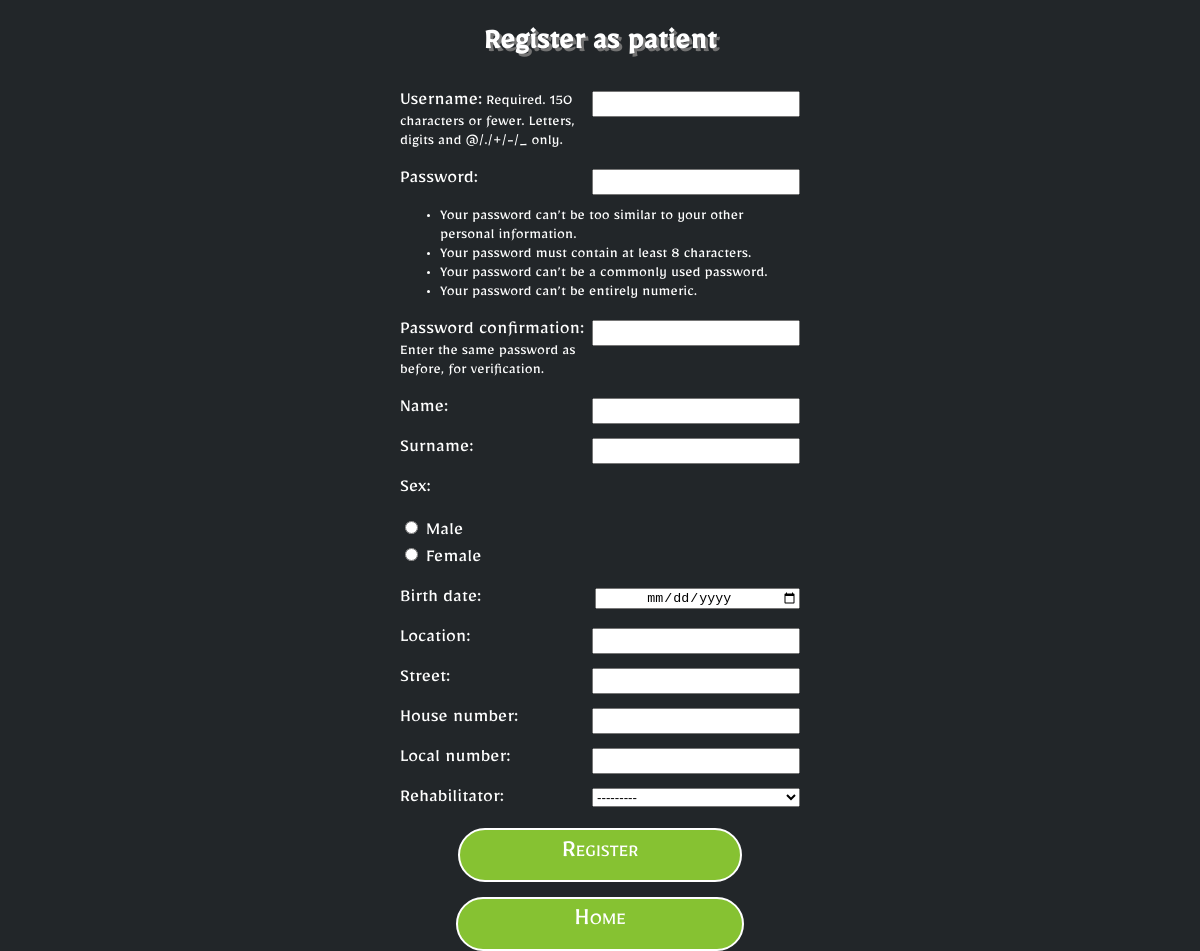
Page /rehab/register_patient/ on the earlier database version.
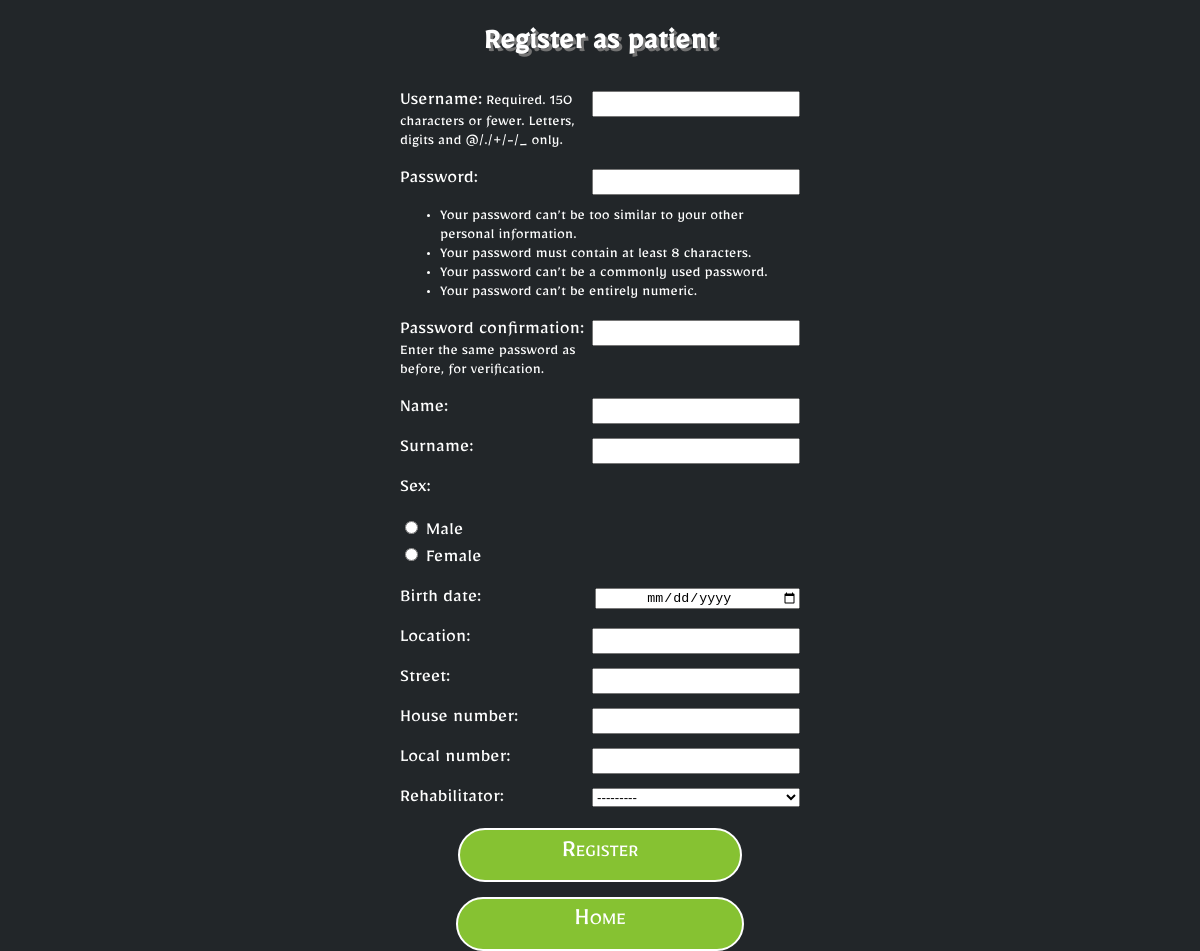
Same page on the later database version.
### rehab/models.py (models this page shows)
class Rehabilitator(models.Model):
    user = models.OneToOneField(User, on_delete=models.CASCADE)
    name = models.CharField(max_length=30)
    surname = models.CharField(max_length=30)
    expertise = models.CharField(max_length=30)
    sex = models.CharField(max_length=1, choices=(('M', 'Male'), ('F', 'Female')))
    location = models.CharField(max_length=30)
    street = models.CharField(max_length=60)
    house_number = models.CharField(max_length=10)
    local_number = models.CharField(max_length=10)
    entity_name = models.CharField(max_length=60)
    def __str__(self):
        return self.expertise + " " + self.name + " " + self.surname

### rehab/views.py (the view)
# urls.py: path('register_patient/', views.register_patient, name='register_patient'),
def register_patient(request):
    is_registration_page = True
    which_account = 'patient'
    if request.method == 'POST':
        user_form = UserCreationForm(request.POST)
        form = PatientRegisterForm(request.POST)
        if user_form.is_valid() and form.is_valid():
            user = user_form.save()
            patient = form.save(commit=False)
            patient.user = user
            patient.save()
            login(request, user)
            return redirect('telemedWebapp:home')
    else:
        user_form = UserCreationForm()
        form = PatientRegisterForm()
    return render(request, 'telemedWebapp/register.html', {'user_form': user_form,
                                                           'form': form,
                                                           'which_account': which_account,
                                                           'is_registration_page': is_registration_page})

### rehab/forms.py (shortened to what this page needs)
class PatientRegisterForm(ModelForm):
    name = forms.CharField(max_length=30)
    surname = forms.CharField(max_length=30)
    sex = forms.ChoiceField(choices=(('M', 'Male'), ('F', 'Female')), widget=forms.RadioSelect)
    birth_date = forms.DateTimeField(widget=forms.TextInput(attrs={'class': 'form-control', 'type':'date'}))
    location = forms.CharField(max_length=30)
    street = forms.CharField(max_length=50)
    house_number = forms.CharField(max_length=10)
    local_number = forms.CharField(required=False)
    rehabilitator = forms.ModelChoiceField(queryset=Rehabilitator.objects.all(), required=False,
                                           widget=forms.Select(attrs={'class': 'selectpicker'}))
    class Meta:
        model = Patient
        fields = ['name', 'surname', 'sex', 'birth_date', 'location', 'street',
                  'house_number', 'local_number', 'rehabilitator']

### rehab/templates/telemedWebapp/register.html (shortened to what this page needs)
{% load static %}
<!DOCTYPE html>
<html lang="en">
<head>
    <link rel="stylesheet" type="text/css" href="{% static '/styles/style.css' %}">
    <link rel="stylesheet" type="text/css" href="{% static '/styles/buttons.css' %}">
    <link rel="stylesheet" type="text/css" href="{% static '/styles/register.css' %}">
    <link rel="stylesheet" type="text/css" href="{% static '/styles/bt.css' %}">
</head>
<body>
<div id="cont">
    {% block content %}
      <h2>Register as {{ which_account }}</h2>
      <form method="post">
            {{ user_form.as_p }}
            {{ form.as_p }}
        <button type="submit">Register</button>
      </form>
    {% endblock %}
</div>
<a href="{% url 'telemedWebapp:home' %}"><p class="bt_txt">Home</p></a>
</body>
</html>

Differences in the rows shown:
removed Rehabilitator: sex "☐ Male ☐ Female"
Other differences:
form field sex: (not shown) → "☐ Male ☐ Female"
